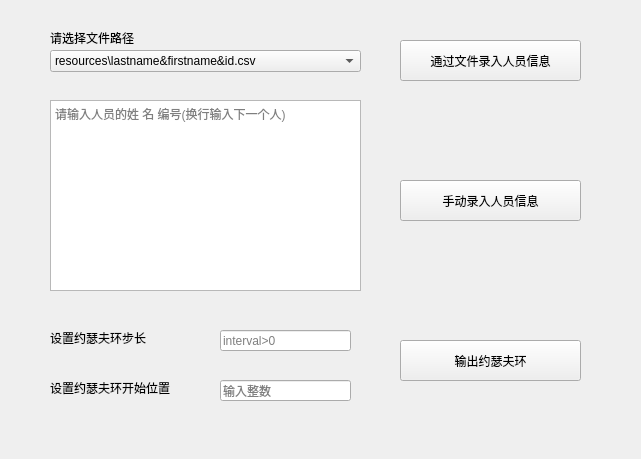
<?xml version="1.0" encoding="UTF-8"?>
<ui version="4.0">
 <class>QtJosephusCircle</class>
 <widget class="QWidget" name="QtJosephusCircle">
  <property name="geometry">
   <rect>
    <x>0</x>
    <y>0</y>
    <width>641</width>
    <height>459</height>
   </rect>
  </property>
  <property name="windowTitle">
   <string>约瑟夫环</string>
  </property>
  <widget class="QPushButton" name="button_input_by_hand">
   <property name="geometry">
    <rect>
     <x>400</x>
     <y>180</y>
     <width>181</width>
     <height>41</height>
    </rect>
   </property>
   <property name="text">
    <string>手动录入人员信息</string>
   </property>
  </widget>
  <widget class="QPushButton" name="button_input_by_filepath">
   <property name="geometry">
    <rect>
     <x>400</x>
     <y>40</y>
     <width>181</width>
     <height>41</height>
    </rect>
   </property>
   <property name="text">
    <string>通过文件录入人员信息</string>
   </property>
  </widget>
  <widget class="QPushButton" name="button_show_josephus_circle">
   <property name="geometry">
    <rect>
     <x>400</x>
     <y>340</y>
     <width>181</width>
     <height>41</height>
    </rect>
   </property>
   <property name="text">
    <string>输出约瑟夫环</string>
   </property>
  </widget>
  <widget class="QPlainTextEdit" name="people_data_eidt">
   <property name="geometry">
    <rect>
     <x>50</x>
     <y>100</y>
     <width>311</width>
     <height>191</height>
    </rect>
   </property>
   <property name="placeholderText">
    <string>请输入人员的姓 名 编号(换行输入下一个人)</string>
   </property>
  </widget>
  <widget class="QComboBox" name="filepath">
   <property name="geometry">
    <rect>
     <x>50</x>
     <y>50</y>
     <width>311</width>
     <height>22</height>
    </rect>
   </property>
   <item>
    <property name="text">
     <string>resources\lastname&amp;firstname&amp;id.csv</string>
    </property>
   </item>
   <item>
    <property name="text">
     <string>resources\lastname&amp;firstname&amp;id.xls</string>
    </property>
   </item>
   <item>
    <property name="text">
     <string>resources\lastname&amp;firstname&amp;id.zip</string>
    </property>
   </item>
  </widget>
  <widget class="QLabel" name="label">
   <property name="geometry">
    <rect>
     <x>50</x>
     <y>30</y>
     <width>151</width>
     <height>16</height>
    </rect>
   </property>
   <property name="text">
    <string>请选择文件路径</string>
   </property>
  </widget>
  <widget class="QLineEdit" name="interval_eidt">
   <property name="geometry">
    <rect>
     <x>220</x>
     <y>330</y>
     <width>131</width>
     <height>21</height>
    </rect>
   </property>
   <property name="placeholderText">
    <string>interval&gt;0</string>
   </property>
  </widget>
  <widget class="QLineEdit" name="start_eidt">
   <property name="geometry">
    <rect>
     <x>220</x>
     <y>380</y>
     <width>131</width>
     <height>21</height>
    </rect>
   </property>
   <property name="placeholderText">
    <string>输入整数</string>
   </property>
  </widget>
  <widget class="QLabel" name="label_2">
   <property name="geometry">
    <rect>
     <x>50</x>
     <y>330</y>
     <width>151</width>
     <height>16</height>
    </rect>
   </property>
   <property name="text">
    <string>设置约瑟夫环步长</string>
   </property>
  </widget>
  <widget class="QLabel" name="label_3">
   <property name="geometry">
    <rect>
     <x>50</x>
     <y>380</y>
     <width>151</width>
     <height>16</height>
    </rect>
   </property>
   <property name="text">
    <string>设置约瑟夫环开始位置</string>
   </property>
  </widget>
 </widget>
 <resources/>
 <connections/>
</ui>
